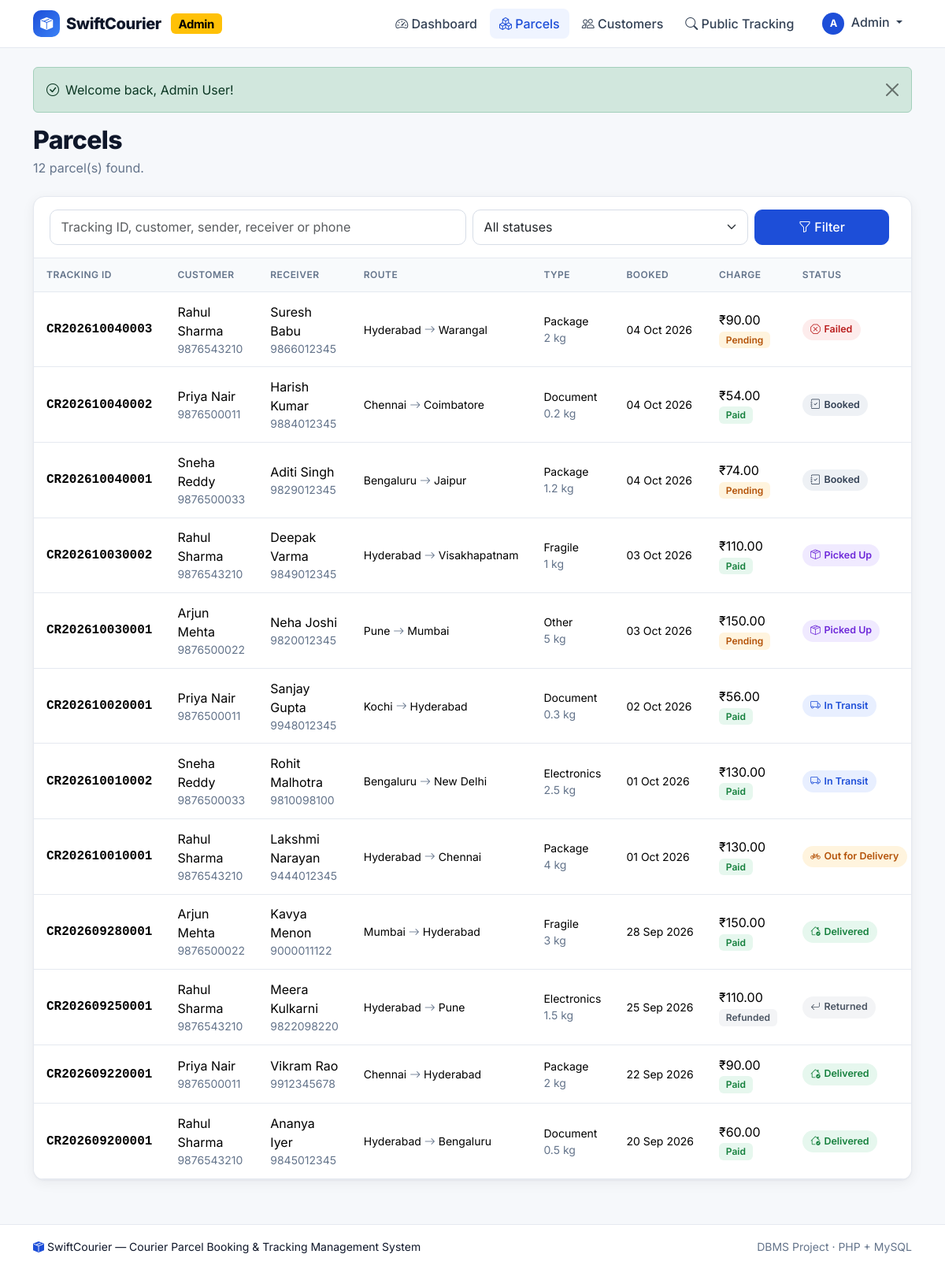
The page /admin/parcels.php (signed in) on the database its author committed.
### tables this page shows
CREATE TABLE parcels (
    parcel_id              INT UNSIGNED AUTO_INCREMENT PRIMARY KEY,
    tracking_id            CHAR(14)     NOT NULL,
    customer_id            INT UNSIGNED NOT NULL,
    sender_name            VARCHAR(100) NOT NULL,
    sender_phone           VARCHAR(15)  NOT NULL,
    sender_address         VARCHAR(255) NOT NULL,
    sender_city            VARCHAR(60)  NOT NULL,
    receiver_name          VARCHAR(100) NOT NULL,
    receiver_phone         VARCHAR(15)  NOT NULL,
    receiver_address       VARCHAR(255) NOT NULL,
    receiver_city          VARCHAR(60)  NOT NULL,
    parcel_type            ENUM('Document','Package','Electronics','Fragile','Other') NOT NULL,
    weight_kg              DECIMAL(6,2) NOT NULL,
    booking_date           DATETIME     NOT NULL DEFAULT CURRENT_TIMESTAMP,
    expected_delivery_date DATE         NOT NULL,
    delivery_charge        DECIMAL(10,2) NOT NULL,
    payment_status         ENUM('Pending','Paid','Refunded') NOT NULL DEFAULT 'Pending',
    current_status         ENUM('Booked','Picked Up','In Transit','Out for Delivery','Delivered','Failed','Returned') NOT NULL DEFAULT 'Booked',
    created_at             TIMESTAMP NOT NULL DEFAULT CURRENT_TIMESTAMP,
    CONSTRAINT uq_parcels_tracking UNIQUE (tracking_id),
    CONSTRAINT fk_parcels_customer FOREIGN KEY (customer_id) REFERENCES users(user_id)
        ON UPDATE CASCADE ON DELETE RESTRICT,
    CONSTRAINT chk_parcels_weight CHECK (weight_kg > 0 AND weight_kg <= 50),
    CONSTRAINT chk_parcels_charge CHECK (delivery_charge >= 0),
    INDEX idx_parcels_status (current_status),
    INDEX idx_parcels_booking (booking_date)
);

CREATE TABLE users (
    user_id       INT UNSIGNED AUTO_INCREMENT PRIMARY KEY,
    name          VARCHAR(100) NOT NULL,
    email         VARCHAR(150) NOT NULL,
    phone         VARCHAR(15)  NOT NULL,
    password_hash VARCHAR(255) NOT NULL,
    role          ENUM('customer','admin') NOT NULL DEFAULT 'customer',
    created_at    TIMESTAMP NOT NULL DEFAULT CURRENT_TIMESTAMP,
    CONSTRAINT uq_users_email UNIQUE (email)
);

### admin/parcels.php (the view, shortened to what this page needs)
<?php
require_once __DIR__ . '/../includes/init.php';
$q = trim($_GET['q'] ?? '');
$status = $_GET['status'] ?? '';
$customerId = (int)($_GET['customer_id'] ?? 0);
if ($status !== 'active' && !in_array($status, PARCEL_STATUSES, true)) $status = '';
$page = max(1, (int)($_GET['page'] ?? 1));
$perPage = 15;
$conds = [];
$types = '';
$params = [];
$where = $conds ? 'WHERE ' . implode(' AND ', $conds) : '';
$total = (int)db_one($conn, "SELECT COUNT(*) AS n FROM parcels p JOIN users u ON u.user_id = p.customer_id $where", $types, $params)['n'];
$pages = max(1, (int)ceil($total / $perPage));
$page = min($page, $pages);
$offset = ($page - 1) * $perPage;
$parcels = db_all($conn, "SELECT p.parcel_id, p.tracking_id, u.name AS customer, u.phone AS customer_phone, p.sender_city,
        p.receiver_name, p.receiver_phone, p.receiver_city, p.parcel_type, p.weight_kg, p.booking_date,
        p.delivery_charge, p.payment_status, p.current_status
    FROM parcels p JOIN users u ON u.user_id = p.customer_id
    $where ORDER BY p.booking_date DESC, p.parcel_id DESC LIMIT $perPage OFFSET $offset", $types, $params);
$customerName = $customerId ? (db_one($conn, 'SELECT name FROM users WHERE user_id = ?', 'i', [$customerId])['name'] ?? null) : null;
require __DIR__ . '/../includes/header.php';
?>
<div class="mb-4">
    <h2 class="page-title">Parcels</h2>
    <p class="text-muted mb-0"><?= $total ?> parcel(s) found<?= $customerName ? ' for customer <b>' . e($customerName) . '</b>' : '' ?>.</p>
</div>
<div class="card-x">
    <div class="card-head">
        <form class="row g-2 w-100" method="get">
            <div class="col-md-6"><input type="search" name="q" value="<?= e($q) ?>" class="form-control" placeholder="Tracking ID, customer, sender, receiver or phone"></div>
            <div class="col-8 col-md-4">
                <select name="status" class="form-select">
                    <option value="">All statuses</option>
                </select>
            </div>
            <div class="col-4 col-md-2 d-flex gap-2"><button class="btn btn-primary flex-fill"><i class="bi bi-funnel"></i> Filter</button>
                <?php if ($q !== '' || $status !== '' || $customerId): ?><a href="<?= e(url('admin/parcels.php')) ?>" class="btn btn-light" title="Clear filters"><i class="bi bi-x-lg"></i></a><?php endif; ?></div>
        </form>
    </div>
    <?php if (!$parcels): ?>
        <div class="empty-state"><i class="bi bi-search"></i>No parcels match these filters.</div>
    <?php else: ?>
        <div class="table-responsive">
            <table class="table table-x">
                <thead><tr><th>Tracking ID</th><th>Customer</th><th>Receiver</th><th>Route</th><th>Type</th><th>Booked</th><th>Charge</th><th>Status</th><th class="text-end">Action</th></tr></thead>
                <tbody>
                <?php foreach ($parcels as $p): ?>
                    <tr>
                        <td class="tid"><?= e($p['tracking_id']) ?></td>
                        <td><?= e($p['customer']) ?><div class="small text-muted"><?= e($p['customer_phone']) ?></div></td>
                        <td><?= e($p['receiver_name']) ?><div class="small text-muted"><?= e($p['receiver_phone']) ?></div></td>
                        <td class="small text-nowrap"><?= e($p['sender_city']) ?> <i class="bi bi-arrow-right text-muted"></i> <?= e($p['receiver_city']) ?></td>
                        <td class="small"><?= e($p['parcel_type']) ?><div class="text-muted"><?= e((float)$p['weight_kg']) ?> kg</div></td>
                        <td class="small text-nowrap"><?= e(fmt_date($p['booking_date'])) ?></td>
                        <td class="text-nowrap"><?= money($p['delivery_charge']) ?><div><span class="pay-badge pay-<?= strtolower($p['payment_status']) ?>"><?= e($p['payment_status']) ?></span></div></td>
                        <td><?= status_badge($p['current_status']) ?></td>
                    </tr>
                <?php endforeach; ?>
                </tbody>
            </table>
        </div>
    <?php endif; ?>
</div>
<?php require __DIR__ . '/../includes/footer.php'; ?>

### includes/functions.php (shortened to what this page needs)
<?php
function e($value): string
{
    return htmlspecialchars((string)$value, ENT_QUOTES, 'UTF-8');
}
function render_flash(): string
{
    $html = '';
    foreach ($_SESSION['flash'] ?? [] as $f) {
        $icon = $f['type'] === 'success' ? 'check-circle' : ($f['type'] === 'danger' ? 'exclamation-octagon' : 'info-circle');
        $html .= '<div class="alert alert-' . e($f['type']) . ' alert-dismissible fade show d-flex align-items-center gap-2" role="alert">'
            . '<i class="bi bi-' . $icon . '"></i><div>' . e($f['msg']) . '</div>'
            . '<button type="button" class="btn-close" data-bs-dismiss="alert" aria-label="Close"></button></div>';
    }
    return $html;
}
function status_class(string $status): string
{
    return 'status-' . strtolower(str_replace(' ', '-', $status));
}
function status_icon(string $status): string
{
    return [
        'Booked' => 'journal-check', 'Picked Up' => 'box-seam', 'In Transit' => 'truck',
        'Out for Delivery' => 'bicycle', 'Delivered' => 'house-check', 'Failed' => 'x-octagon',
        'Returned' => 'arrow-return-left',
    ][$status] ?? 'circle';
}
function status_badge(string $status): string
{
    return '<span class="status-badge ' . status_class($status) . '"><i class="bi bi-' . status_icon($status) . '"></i> ' . e($status) . '</span>';
}
function money($amount): string
{
    return '₹' . number_format((float)$amount, 2);
}
function fmt_date(?string $d, bool $withTime = false): string
{
    return date($withTime ? 'd M Y, h:i A' : 'd M Y', strtotime($d));
}
function db_all(mysqli $conn, string $sql, string $types = '', array $params = []): array
{
    $stmt = $conn->prepare($sql);
    $stmt->execute();
    return $stmt->get_result()->fetch_all(MYSQLI_ASSOC);
}
function db_one(mysqli $conn, string $sql, string $types = '', array $params = []): ?array
{
    return db_all($conn, $sql, $types, $params)[0] ?? null;
}

### assets/css/style.css (style rules this page uses)
:root { --brand: #1d4ed8; --brand-dark: #1e3a8a; --brand-soft: #eff4ff; --accent: #f59e0b; --ink: #0f172a; --muted: #64748b; --line: #e5e9f0; --bg: #f6f8fb; --card: #ffffff; --radius: 14px; --shadow: 0 1px 2px rgba(15, 23, 42, .04), 0 4px 16px rgba(15, 23, 42, .06); --bs-primary: #1d4ed8; --bs-primary-rgb: 29, 78, 216; --bs-body-font-family: 'Inter', system-ui, -apple-system, 'Segoe UI', Roboto, sans-serif; }
body { background: var(--bg); color: var(--ink); min-height: 100vh; display: flex; flex-direction: column; }
.btn-primary { --bs-btn-bg: var(--brand); --bs-btn-border-color: var(--brand); --bs-btn-hover-bg: var(--brand-dark); --bs-btn-hover-border-color: var(--brand-dark); --bs-btn-active-bg: var(--brand-dark); }
.btn { border-radius: 10px; font-weight: 500; }
.form-control, .form-select { border-radius: 10px; border-color: #d7dde7; padding: .6rem .85rem; }
.text-muted { color: var(--muted) !important; }
.card-x { background: var(--card); border: 1px solid var(--line); border-radius: var(--radius); box-shadow: var(--shadow); overflow: hidden; }
.card-x .card-head { padding: 1rem 1.25rem; border-bottom: 1px solid var(--line); display: flex; align-items: center; justify-content: space-between; gap: .75rem; flex-wrap: wrap; }
.page-title { font-weight: 800; letter-spacing: -.02em; margin-bottom: .2rem; }
.status-badge { display: inline-flex; align-items: center; gap: .3rem; padding: .28rem .65rem; border-radius: 999px; font-size: .78rem; font-weight: 600; white-space: nowrap; }
.status-booked { background: #eef1f5; color: #334155; }
.status-picked-up { background: #f0eaff; color: #6d28d9; }
.status-in-transit { background: #e8efff; color: #1d4ed8; }
.status-out-for-delivery { background: #fff4de; color: #b45309; }
.status-delivered { background: #e6f7ee; color: #15803d; }
.status-failed { background: #fdecec; color: #b91c1c; }
.status-returned { background: #f3f4f6; color: #4b5563; }
.pay-badge { font-size: .75rem; font-weight: 600; padding: .2rem .55rem; border-radius: 6px; }
.pay-paid { background: #e6f7ee; color: #15803d; }
.pay-pending { background: #fff4de; color: #b45309; }
.pay-refunded { background: #f3f4f6; color: #4b5563; }
.table-x { margin: 0; }
.table-x thead th { background: #f8fafc; color: var(--muted); font-size: .75rem; text-transform: uppercase; letter-spacing: .04em; font-weight: 600; border-bottom: 1px solid var(--line); padding: .75rem 1rem; white-space: nowrap; }
.table-x td { padding: .8rem 1rem; vertical-align: middle; border-color: var(--line); }
.tid { font-family: ui-monospace, 'SFMono-Regular', Consolas, monospace; font-weight: 600; color: var(--brand-dark); }

### rows shown on the page
parcels: tracking "CR202610040003", customer.name "Rahul Sharma", customer.phone "9876543210", receiver_name "Suresh Babu", receiver_phone "9866012345", sender_city "Hyderabad", receiver_city "Warangal", parcel_type "Package", weight_kg "2", booking_date "04 Oct 2026", delivery_charge "₹90.00", payment_status "Pending", current_status "Failed"
parcels: tracking "CR202610040002", customer.name "Priya Nair", customer.phone "9876500011", receiver_name "Harish Kumar", receiver_phone "9884012345", sender_city "Chennai", receiver_city "Coimbatore", parcel_type "Document", weight_kg "0.2", booking_date "04 Oct 2026", delivery_charge "₹54.00", payment_status "Paid", current_status "Booked"
parcels: tracking "CR202610040001", customer.name "Sneha Reddy", customer.phone "9876500033", receiver_name "Aditi Singh", receiver_phone "9829012345", sender_city "Bengaluru", receiver_city "Jaipur", parcel_type "Package", weight_kg "1.2", booking_date "04 Oct 2026", delivery_charge "₹74.00", payment_status "Pending", current_status "Booked"
parcels: tracking "CR202610030002", customer.name "Rahul Sharma", customer.phone "9876543210", receiver_name "Deepak Varma", receiver_phone "9849012345", sender_city "Hyderabad", receiver_city "Visakhapatnam", parcel_type "Fragile", weight_kg "1", booking_date "03 Oct 2026", delivery_charge "₹110.00", payment_status "Paid", current_status "Picked Up"
parcels: tracking "CR202610030001", customer.name "Arjun Mehta", customer.phone "9876500022", receiver_name "Neha Joshi", receiver_phone "9820012345", sender_city "Pune", receiver_city "Mumbai", parcel_type "Other", weight_kg "5", booking_date "03 Oct 2026", delivery_charge "₹150.00", payment_status "Pending", current_status "Picked Up"
parcels: tracking "CR202610020001", customer.name "Priya Nair", customer.phone "9876500011", receiver_name "Sanjay Gupta", receiver_phone "9948012345", sender_city "Kochi", receiver_city "Hyderabad", parcel_type "Document", weight_kg "0.3", booking_date "02 Oct 2026", delivery_charge "₹56.00", payment_status "Paid", current_status "In Transit"
parcels: tracking "CR202610010002", customer.name "Sneha Reddy", customer.phone "9876500033", receiver_name "Rohit Malhotra", receiver_phone "9810098100", sender_city "Bengaluru", receiver_city "New Delhi", parcel_type "Electronics", weight_kg "2.5", booking_date "01 Oct 2026", delivery_charge "₹130.00", payment_status "Paid", current_status "In Transit"
parcels: tracking "CR202610010001", customer.name "Rahul Sharma", customer.phone "9876543210", receiver_name "Lakshmi Narayan", receiver_phone "9444012345", sender_city "Hyderabad", receiver_city "Chennai", parcel_type "Package", weight_kg "4", booking_date "01 Oct 2026", delivery_charge "₹130.00", payment_status "Paid", current_status "Out for Delivery"
parcels: tracking "CR202609280001", customer.name "Arjun Mehta", customer.phone "9876500022", receiver_name "Kavya Menon", receiver_phone "9000011122", sender_city "Mumbai", receiver_city "Hyderabad", parcel_type "Fragile", weight_kg "3", booking_date "28 Sep 2026", delivery_charge "₹150.00", payment_status "Paid", current_status "Delivered"
parcels: tracking "CR202609250001", customer.name "Rahul Sharma", customer.phone "9876543210", receiver_name "Meera Kulkarni", receiver_phone "9822098220", sender_city "Hyderabad", receiver_city "Pune", parcel_type "Electronics", weight_kg "1.5", booking_date "25 Sep 2026", delivery_charge "₹110.00", payment_status "Refunded", current_status "Returned"
parcels: tracking "CR202609220001", customer.name "Priya Nair", customer.phone "9876500011", receiver_name "Vikram Rao", receiver_phone "9912345678", sender_city "Chennai", receiver_city "Hyderabad", parcel_type "Package", weight_kg "2", booking_date "22 Sep 2026", delivery_charge "₹90.00", payment_status "Paid", current_status "Delivered"
parcels: tracking "CR202609200001", customer.name "Rahul Sharma", customer.phone "9876543210", receiver_name "Ananya Iyer", receiver_phone "9845012345", sender_city "Hyderabad", receiver_city "Bengaluru", parcel_type "Document", weight_kg "0.5", booking_date "20 Sep 2026", delivery_charge "₹60.00", payment_status "Paid", current_status "Delivered"

### other values the page prints
APP_NAME "SwiftCourier"
$label "Dashboard Parcels Customers Public Tracking"
substr($user['name'], 0, 1) "A"
explode(' ', $user['name'])[0] "Admin"
$f['msg'] "Welcome back, Admin User!"
$total "12"
